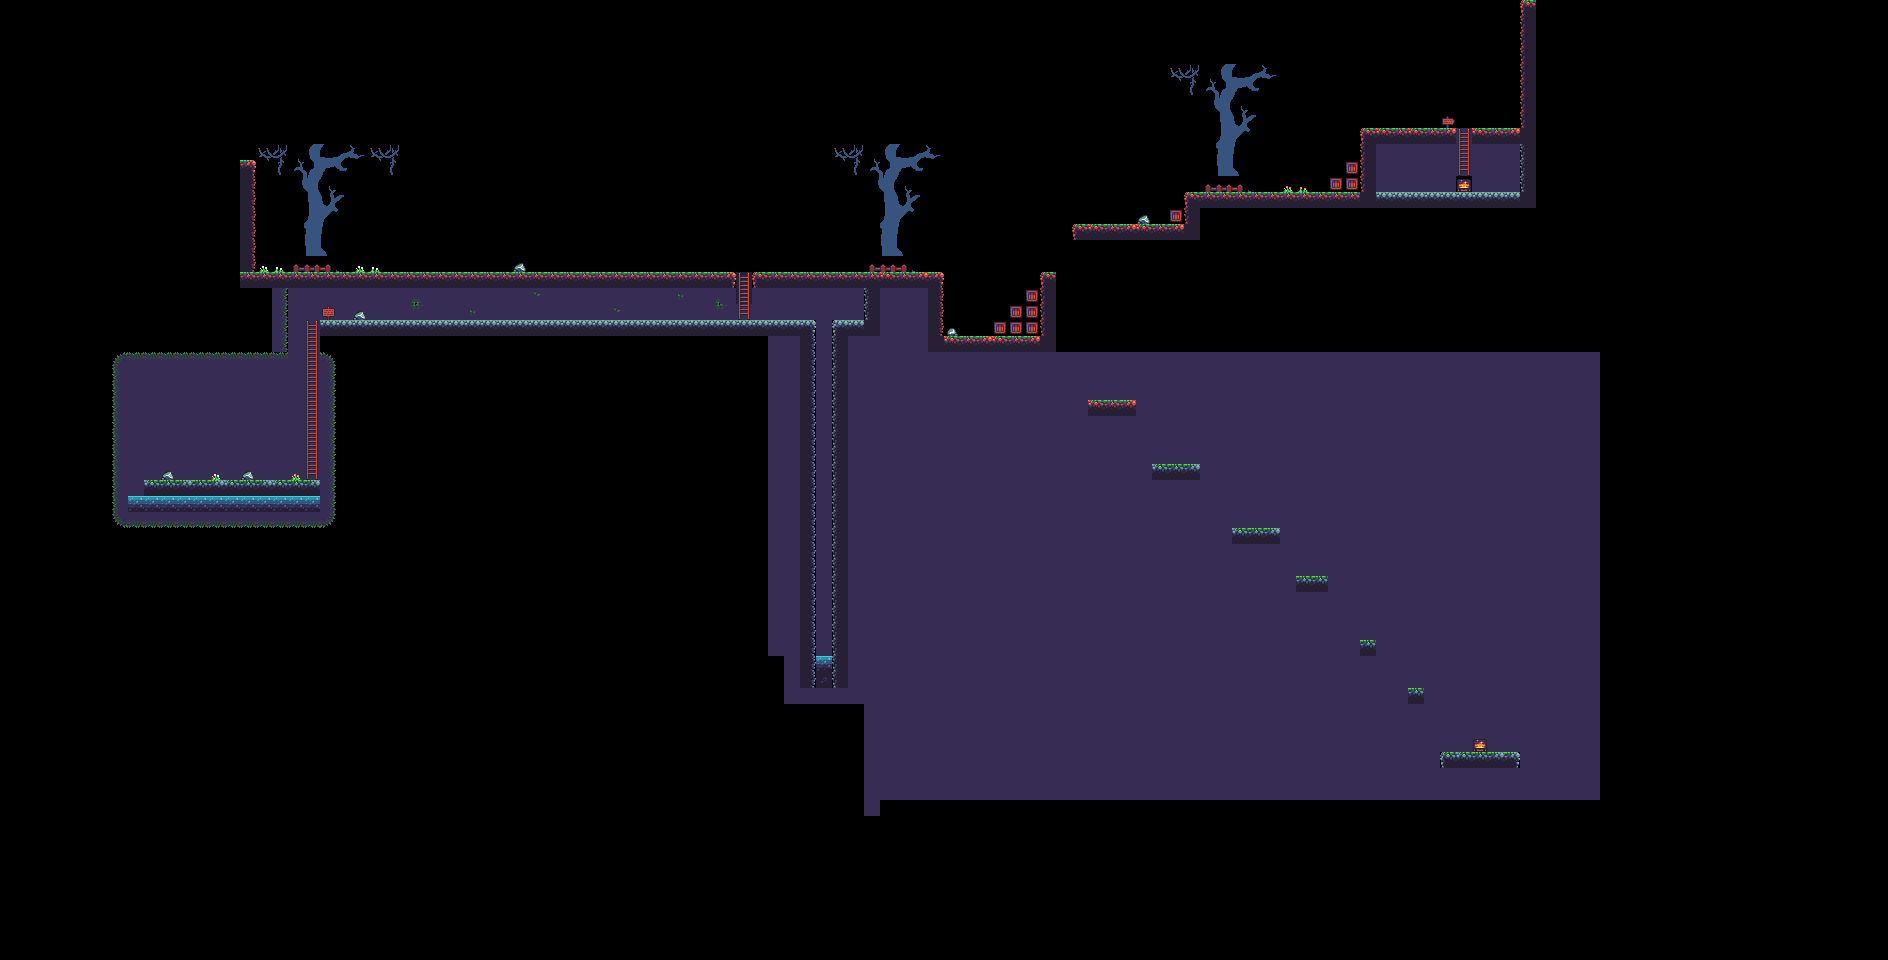

The image is a tile-based game level rendered from a .tmx file. Its description and source (layers, tilesets, objects; grid data summarised) follow:
An orthogonal 118x60 tile map with 16x16 px tiles, 2 tile layers (Бэк, Объекты), 2 tilesets and 4 objects (camera).

<map version="1.8" tiledversion="1.8.5" orientation="orthogonal" renderorder="right-down" width="118" height="60" tilewidth="16" tileheight="16" infinite="0" nextlayerid="13" nextobjectid="18">
 <tileset firstgid="1" name="1626794363_10-kartinkin-com-p-piksel-art-taili-art-krasivo-10" tilewidth="16" tileheight="16" tilecount="136" columns="17">
  <image source="sheet.png" width="272" height="128" />
 </tileset>
 <tileset firstgid="137" name="sheet" tilewidth="16" tileheight="16" tilecount="136" columns="17">
  <image source="sheet.png" width="272" height="128" />
 </tileset>
 <layer id="11" name="Бэк" width="118" height="60">
  <data>[7080 cells, 2035 non-empty, 100 distinct tile ids]</data>
 </layer>
 <layer id="9" name="Объекты" width="118" height="60">
  <data>[7080 cells, 34 non-empty, 13 distinct tile ids]</data>
 </layer>
 <objectgroup id="5" name="Камера">
  <object id="6" name="camera" x="278" y="267">
   <point />
  </object>
 </objectgroup>
 <objectgroup id="6" name="Монетки">
  <object id="8" x="1368.42" y="638.5">
   <point />
  </object>
  <object id="9" x="1497.67" y="126.667">
   <point />
  </object>
  <object id="10" x="199.833" y="478">
   <point />
  </object>
 </objectgroup>
</map>
